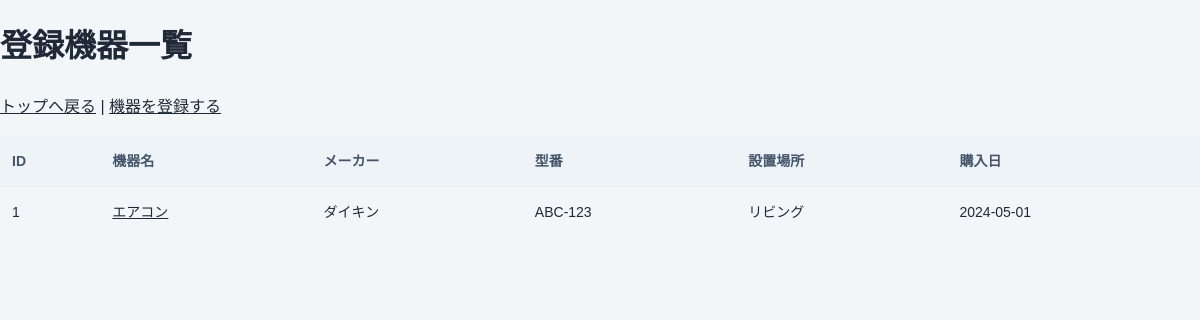
/devices, run on an earlier commit of the app's database.
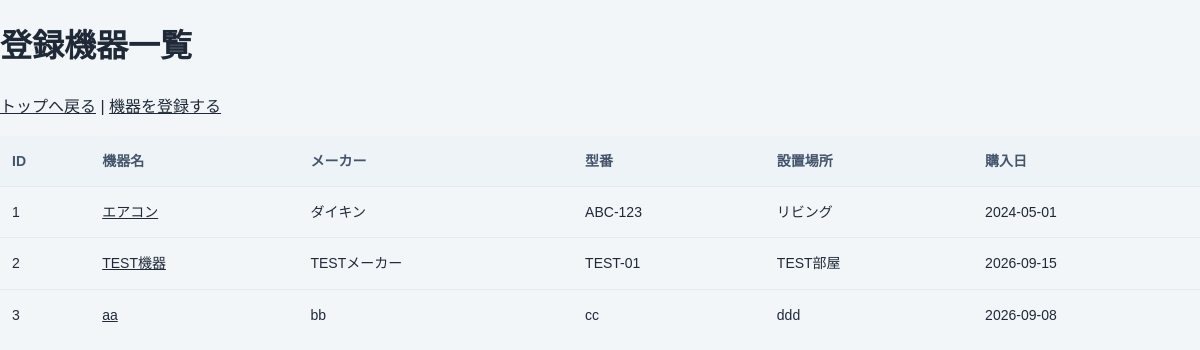
And on a later commit of the database.
### tables this page shows
CREATE TABLE devices (
        id INTEGER PRIMARY KEY AUTOINCREMENT,
        name TEXT NOT NULL,
        manufacturer TEXT,
        model_number TEXT,
        location TEXT,
        purchase_date TEXT
    );

### main.py (the view)
@app.get("/devices")
def device_list(request: Request):
    connection = sqlite3.connect(DB_PATH)
    cursor = connection.cursor()
    cursor.execute("""
        SELECT
            id,
            name,
            manufacturer,
            model_number,
            location,
            purchase_date
        FROM devices
        ORDER BY id
    """)
    rows = cursor.fetchall()
    devices = []
    for row in rows:
        devices.append({
            "id": row[0],
            "name": row[1],
            "manufacturer": row[2],
            "model_number": row[3],
            "location": row[4],
            "purchase_date": row[5]
        })
    connection.close()
    return templates.TemplateResponse(
        request=request,
        name="device_list.html",
        context={
            "devices": devices
        }
    )

### templates/device_list.html (shortened to what this page needs)
<!DOCTYPE html>
<html lang="ja">
<head>
    <link rel="stylesheet" href="/static/style.css">
</head>
<body>
    <h1>登録機器一覧</h1>
    <p>
        <a href="/">トップへ戻る</a>
        |
        <a href="/devices/new">機器を登録する</a>
    </p>
    <table>
        <thead>
            <tr>
                <th>ID</th>
                <th>機器名</th>
                <th>メーカー</th>
                <th>型番</th>
                <th>設置場所</th>
                <th>購入日</th>
            </tr>
        </thead>
        <tbody>
            {% for device in devices %}
            <tr>
                <td>{{ device.id }}</td>
                <td>
                    <a href="/devices/{{ device.id }}">{{ device.name }}</a>
                </td>
                <td>{{ device.manufacturer }}</td>
                <td>{{ device.model_number }}</td>
                <td>{{ device.location }}</td>
                <td>{{ device.purchase_date }}</td>
            </tr>
            {% else %}
            <tr>
                <td colspan="6">
                    登録機器はまだありません。
                </td>
            </tr>
            {% endfor %}
        </tbody>
    </table>
</body>
</html>

### static/style.css (style rules this page uses)
* { box-sizing: border-box; }
body { margin: 0; font-family: "Yu Gothic", "Meiryo", sans-serif; background: #f3f6f9; color: #1f2937; line-height: 1.6; }
a { color: inherit; }
table { width: 100%; min-width: 640px; border-collapse: collapse; font-size: 14px; }
th, td { padding: 14px 12px; text-align: left; border-bottom: 1px solid #e5eaf0; }
th { background: #eef3f8; color: #44546a; white-space: nowrap; }
td:first-child { white-space: nowrap; }
tbody tr:last-child td { border-bottom: 0; }

What changed in the data, as far as the page shows it:
added devices: id "2", name "TEST機器", manufacturer "TESTメーカー", model_number "TEST-01", location "TEST部屋", purchase_date "2026-09-15"
added devices: id "3", name "aa", manufacturer "bb", model_number "cc", location "ddd", purchase_date "2026-09-08"
